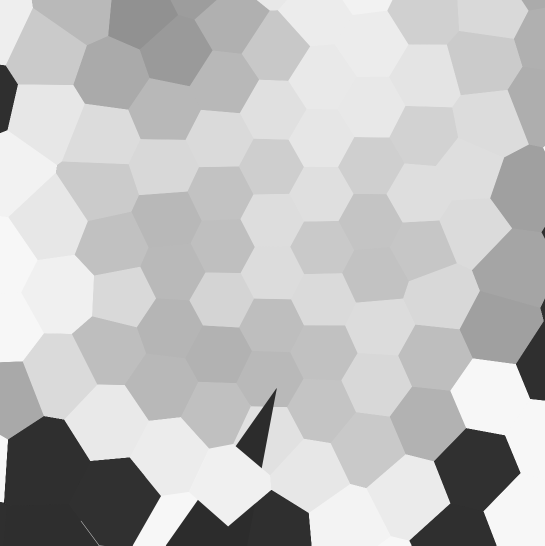
%> input picture QuantitativeImageAnalysis/BETSE Sim output image directories/Norm1/samp100.png, 1090 x 1091 px (shown at 1/2 size); its folder holds only this picture in this run
$ octave imagerotationsavefinal.m   (GNU Octave 9; MATLAB toolbox functions it lacks are replaced by stand-ins)
%> lines starting %> are read from the running program, lines starting %| are printed output that depends on the picture
### QuantitativeImageAnalysis/TuringPatterns/imageTrim.m
    function out = imageTrim(network, k)
[r c w] = size(network);
switch k
    case 1
        d = min([floor(log2(r)),floor(log2(c))]);
        b = 2^d;
        extraR = floor((r-b)/2);
        extraC = floor((c-b)/2);
        out = network((extraR+1):(extraR+b),(extraC+1):(extraC+b),:);
    case 2
        network(1,:,:)=[];
        network(end,:,:)=[];
        network(:,1,:)=[];
        network(:,end,:)=[];
        C=[];
        for jj=1:(c-2)
            if all(network(:,jj,:)==ones(r-2,1,w).*255)
            else
                C=[C jj];
            end
        end
        R=[];
        for ii=1:(r-2)
            if all(network(ii,:,:)==ones(1,c-2,w).*255)
            else
                R=[R ii];
            end
        end
        out = network(R,C,:);
        % We need images to be at least 32 by 32 to have depth 5 quadtrees:
        if length(R)<32
            out=[out;uint8(ones(32-length(R),length(C),w).*255)];
        end
        if length(C)<32
            out=[out,uint8(ones(size(out,1),32-length(C),w).*255)];
        end
        out=squareMean(out);
end
end

### QuantitativeImageAnalysis/TuringPatterns/squareMean.m
function out=squareMean(network, d)
[r c w] = size(network);
dr=floor(log2(r));
br=2^dr;
dc=floor(log2(c));
bc=2^dc;
if nargin==1
    d = min([floor(log2(r)),floor(log2(c))]);
end
b=2^d;
ii=1;
while 1
    if r==br
        break
    end
    temp=network(ii:(ii+1),:,:);
    if ii==1
        network=vertcat(mean(temp),network(((ii+2):end),:,:));
    else
        network=vertcat(network(1:(ii-1),:,:),mean(temp), ...
            network((ii+2):end,:,:));
    end
    [r c w] = size(network);
    if r==br;
        break
    end
    temp=network((end-ii):(end-ii+1),:,:);
    if ii==1
        network=vertcat(network(1:(end-ii-1),:,:),mean(temp));
    else
        network=vertcat(network(1:(end-ii-1),:,:),mean(temp), ...
            network((end-ii+2):end,:,:));
    end
    [r c w] = size(network);
    if r==br;
        break
    end
    ii=ii+1;
end
jj=1;
while 1
    if c==bc
        break
    end
    temp=network(:,jj:(jj+1),:);
    if jj==1
        network=horzcat(mean(temp,2),network(:,(jj+2):end,:));
    else
        network=horzcat(network(:,1:(jj-1),:),mean(temp,2), ...
            network(:,(jj+2):end,:));
    end
    [r c w] = size(network);
    if c==bc;
        break
    end
    temp=network(:,(end-jj):(end-jj+1),:);
    if jj==1
        network=horzcat(network(:,1:(end-jj-1),:),mean(temp,2));
    else
        network=horzcat(network(:,1:(end-jj-1),:),mean(temp,2), ...
            network(:,(end-jj+2):end,:));
    end
    [r c w] = size(network);
    if c==bc;
        break
    end
    jj=jj+1;
end
while r~=b
    temp=[];
    for ii=1:r/2
        temp=uint8([temp;mean(network(ii*2-1:ii*2,:,:))]);
    end
    network=temp;
    [r c w] = size(network);
end
while c~=b
    temp=[];
    for jj=1:c/2
        temp=uint8([temp,mean(network(:,jj*2-1:jj,:),2)]);
    end
    network=temp;
    [r c w] = size(network);
end
out=network;
end

### QuantitativeImageAnalysis/TuringPatterns/make32.m
function out=make32(network)
[r c w]=size(network);
if r==32 && c==32
    out=network;
else
    d=log2(r);
    D=2^(d-5);
    temp1=[];
    for ii=0:31
        temp=network((D*ii+1):(D*(ii+1)),:,:);
        temp1=uint8([temp1;mean(temp)]);
    end
    out=[];
    for jj=0:31
        temp=temp1(:,(D*jj+1):(D*(jj+1)),:);
        out=uint8([out,mean(temp,2)]);
    end
end
end

### QuantitativeImageAnalysis/TuringPatterns/imagerotationsavefinal.m
folderName = 'Z:\Andre\2021 BETSE Sim Output\Norm1';
saveImages = 1;

% [5 lines of commented-out code are left out]

listing=dir(folderName);
len=length(listing);
ind=[];
for ii=1:len
    names=listing(ii).name;
    if length(names)>=5 && all(names((end-2):end)=='png')
        ind=[ind ii];
    end
end
listing=listing(ind);
len=length(listing);
% robustness = zeros(1,len);
for ii=1:len
    names=listing(ii).name;
    fileName=fullfile(folderName,names);
    data=imread(fileName);
%> data is the input picture: size 1091x1090x3 uint8; min 0, max 248, mean 191.8
    data=imrotate(data,270,'bilinear','crop');
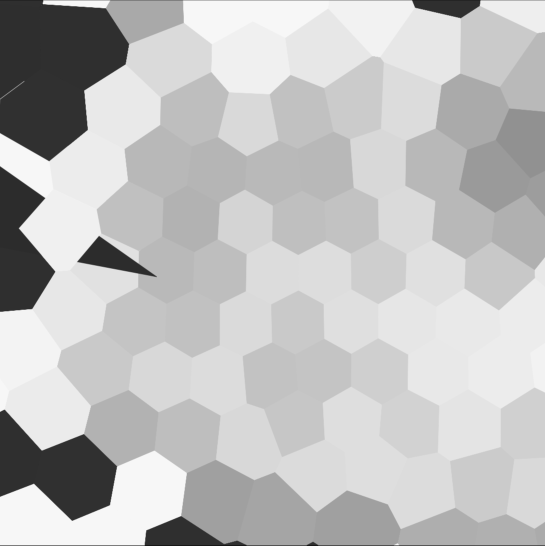
%> data: size 1091x1090x3 uint8 (shown at 1/2 size); min 23, max 247, mean 191.6
    data=imageTrim(data,2);
%> after the loop in imageTrim, `for jj=1:(c-2)`: C = 1088 values from 1 to 1088
%> after the loop in imageTrim, `for ii=1:(r-2)`: R = 1089 values from 1 to 1089
%> after the loop in squareMean, `while 1`:
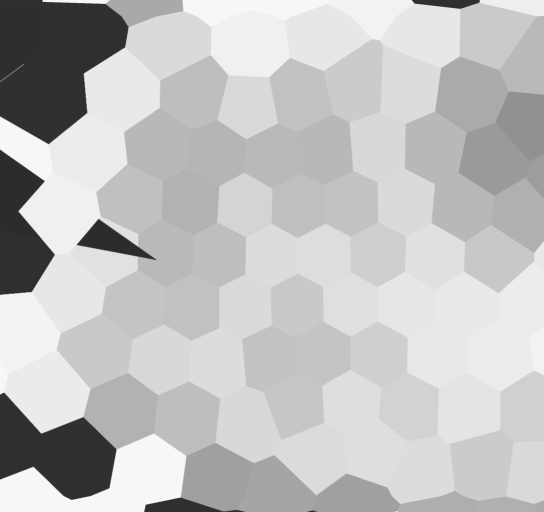
%> network: size 1024x1088x3 uint8 (shown at 1/2 size); min 30, max 247, mean 192.5
%> after the loop in squareMean, `while 1`: ii = 33
%> after the loop in squareMean, `while 1`:
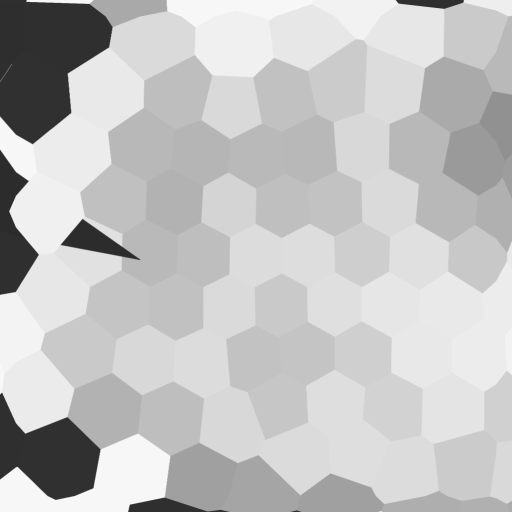
%> network: size 1024x1024x3 uint8 (shown at 1/2 size); min 30, max 247, mean 194.5
%> after the loop in squareMean, `while 1`: jj = 32
    data=make32(data);
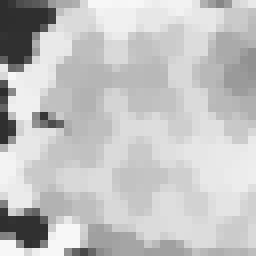
%> data: size 32x32x3 uint8 (shown 8 times larger); min 44, max 247, mean 194.5
    %data=double(data(:,:,1));
    A = data;

    imageFolder = [folderName, '270rotate'];
    mkdir(imageFolder);


    im = zeros(32,32,3);
    %im(:,:,1) = A;
    % plot all:
    imwrite(A, [imageFolder, 'PATTERN ', num2str(ii), '.png'],'png');
end

% [10 lines of commented-out code are left out]

$ run again, on QuantitativeImageAnalysis/BETSE Sim output image directories/Norm1/samp7.png
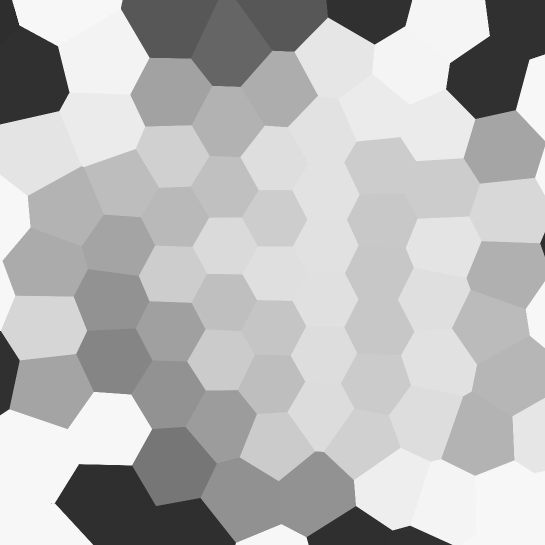
%> input picture QuantitativeImageAnalysis/BETSE Sim output image directories/Norm1/samp7.png, 1090 x 1090 px (shown at 1/2 size)
%> data is the input picture: size 1090x1090x3 uint8; min 0, max 255, mean 183.9
%> after the loop in imageTrim, `for jj=1:(c-2)`: C = 1088 values from 1 to 1088
%> after the loop in squareMean, `while 1`:
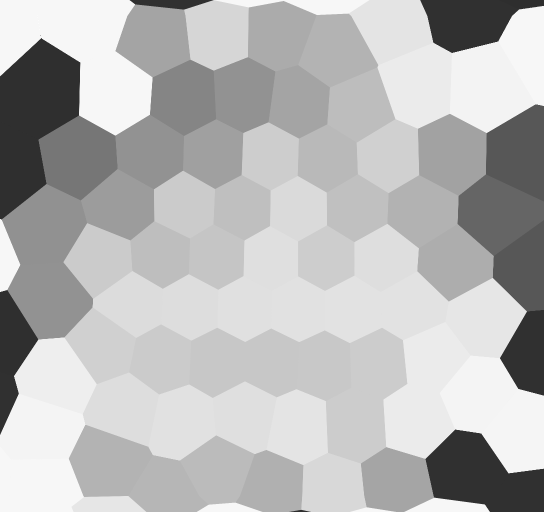
%> network: size 1024x1088x3 uint8 (shown at 1/2 size); min 0, max 255, mean 183.9
%> after the loop in squareMean, `while 1`: ii = 32
%> `data=make32(data);`:
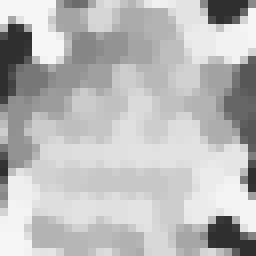
%> data: size 32x32x3 uint8 (shown 8 times larger); min 47, max 247, mean 186.7

$ run again, on QuantitativeImageAnalysis/BETSE Sim output image directories/Norm1/samp77.png
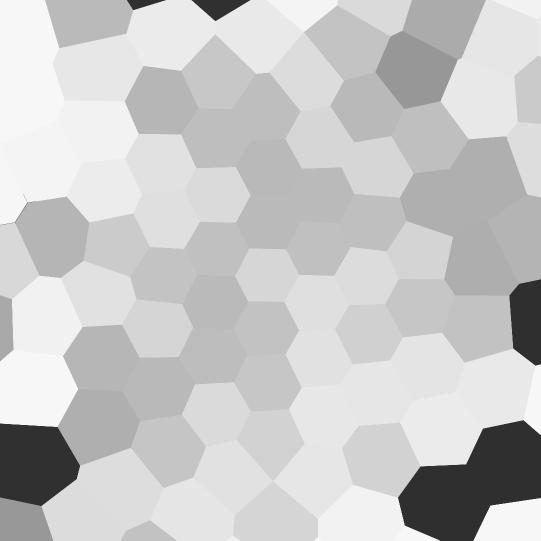
%> input picture QuantitativeImageAnalysis/BETSE Sim output image directories/Norm1/samp77.png, 1081 x 1081 px (shown at 1/2 size)
%> data is the input picture: size 1081x1081x3 uint8; min 45, max 248, mean 199.9
%> after the loop in imageTrim, `for jj=1:(c-2)`: C = 1079 values from 1 to 1079
%> after the loop in squareMean, `while 1`:
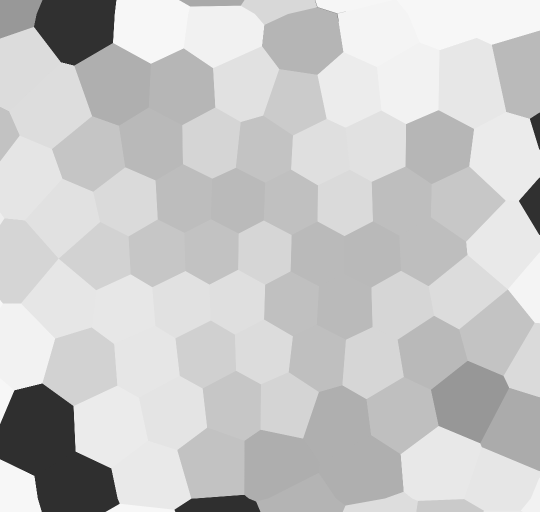
%> network: size 1024x1079x3 uint8 (shown at 1/2 size); min 45, max 248, mean 200.7
%> after the loop in squareMean, `while 1`: ii = 28
%> `data=make32(data);`:
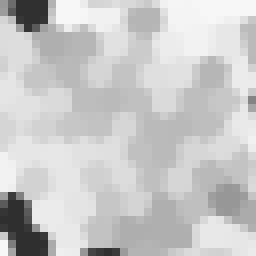
%> data: size 32x32x3 uint8 (shown 8 times larger); min 47, max 247, mean 200.6
